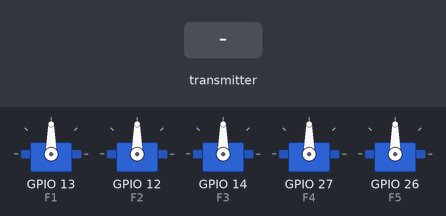
Recording of a sketch running on a simulated ESP32. On the bench: 5 × servo. The inputs (shaded band) are chosen by the test bench. WiFi joins after 1.5 s; servers stay silent unless stated.

Above: at 6.2 s.
6.3 s: the transmitter starts sending s1 = 0
At 7.2 s:
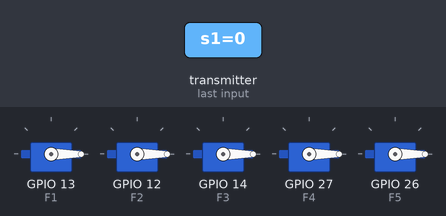
7.8 s: the transmitter starts sending s2 = 1024
At 8.4 s:
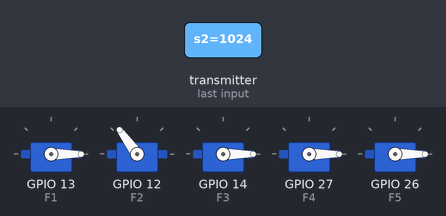
9.3 s: the transmitter starts sending s3 = 1024
At 9.7 s:
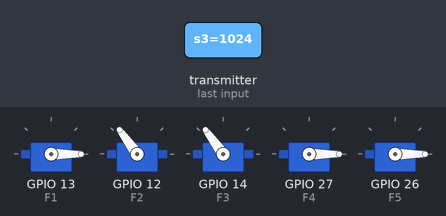
10.8 s: the transmitter starts sending s4 = 1024
At 11.7 s:
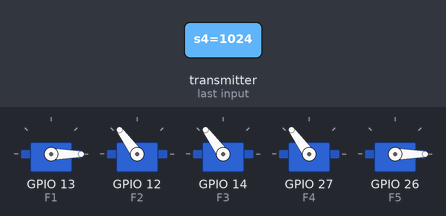
12.3 s: the transmitter starts sending s5 = 1024
At 13.0 s:
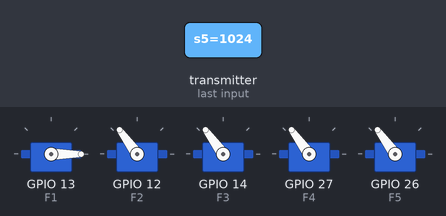
13.8 s: the transmitter starts sending s1 = 1024
At 14.2 s:
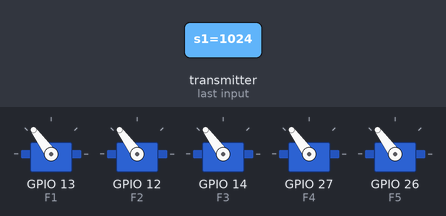
Timing chart, 0 to 16.3 s (numbered marks = the images above; inputs shaded):
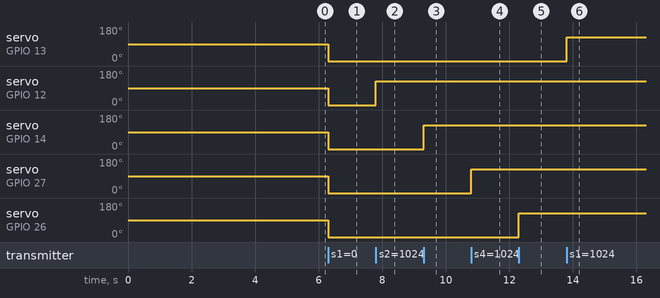

Measured:
- after the input at 6.3 s, servo on GPIO 13 (F1), servo on GPIO 12 (F2), servo on GPIO 14 (F3), servo on GPIO 27 (F4), servo on GPIO 26 (F5): 90° → 0° at once
- after the input at 7.8 s, servo on GPIO 12 (F2): 0° → 126° at once
- after the input at 9.3 s, servo on GPIO 14 (F3): 0° → 126° at once
- after the input at 10.8 s, servo on GPIO 27 (F4): 0° → 126° at once
- after the input at 12.3 s, servo on GPIO 26 (F5): 0° → 126° at once
- after the input at 13.8 s, servo on GPIO 13 (F1): 0° → 126° at once

The sketch:

hand_main.ino
```cpp
#include <ESP32Servo.h>
#include <WiFi.h>
#include <esp_now.h>

#define F1 13
#define F2 12
#define F3 14
#define F4 27
#define F5 26

Servo s1;
Servo s2;
Servo s3;
Servo s4;
Servo s5;

typedef struct struct_message {
  int s1 = 0;
  int s2 = 0;
  int s3 = 0;
  int s4 = 0;
  int s5 = 0;
} struct_message;

void OnDataRecv(const esp_now_recv_info_t *info, const uint8_t *incomingData, int len) {
  struct_message receivedData;
  memcpy(&receivedData, incomingData, sizeof(receivedData));

  int a1 = map(receivedData.s1, 0, 100, 0, 180);
  int a2 = map(receivedData.s2, 0, 100, 0, 180);
  int a3 = map(receivedData.s3, 0, 100, 0, 180);
  int a4 = map(receivedData.s4, 0, 100, 0, 180);
  int a5 = map(receivedData.s5, 0, 100, 0, 180);
  s1.write(a1);
  s2.write(a2);
  s3.write(a3);
  s4.write(a4);
  s5.write(a5);
}

void setup() {
  Serial.begin(115200);
  WiFi.mode(WIFI_STA);
  WiFi.STA.begin();

  if (esp_now_init() != ESP_OK) {
    Serial.println("ESP-NOW Init Failed");
    return;
  }

  esp_now_register_recv_cb(OnDataRecv);

  s1.attach(F1);
  s2.attach(F2);
  s3.attach(F3);
  s4.attach(F4);
  s5.attach(F5);

  delay(5000);
}

void loop() {
  // s1.write(180);
  // s2.write(180);
  // s3.write(180);
  // s4.write(180);
  // s5.write(180);
  // delay(10000);

  // s1.write(0);
  // s2.write(0);
  // s3.write(0);
  // s4.write(0);
  // s5.write(0);
  delay(10);
}
```
